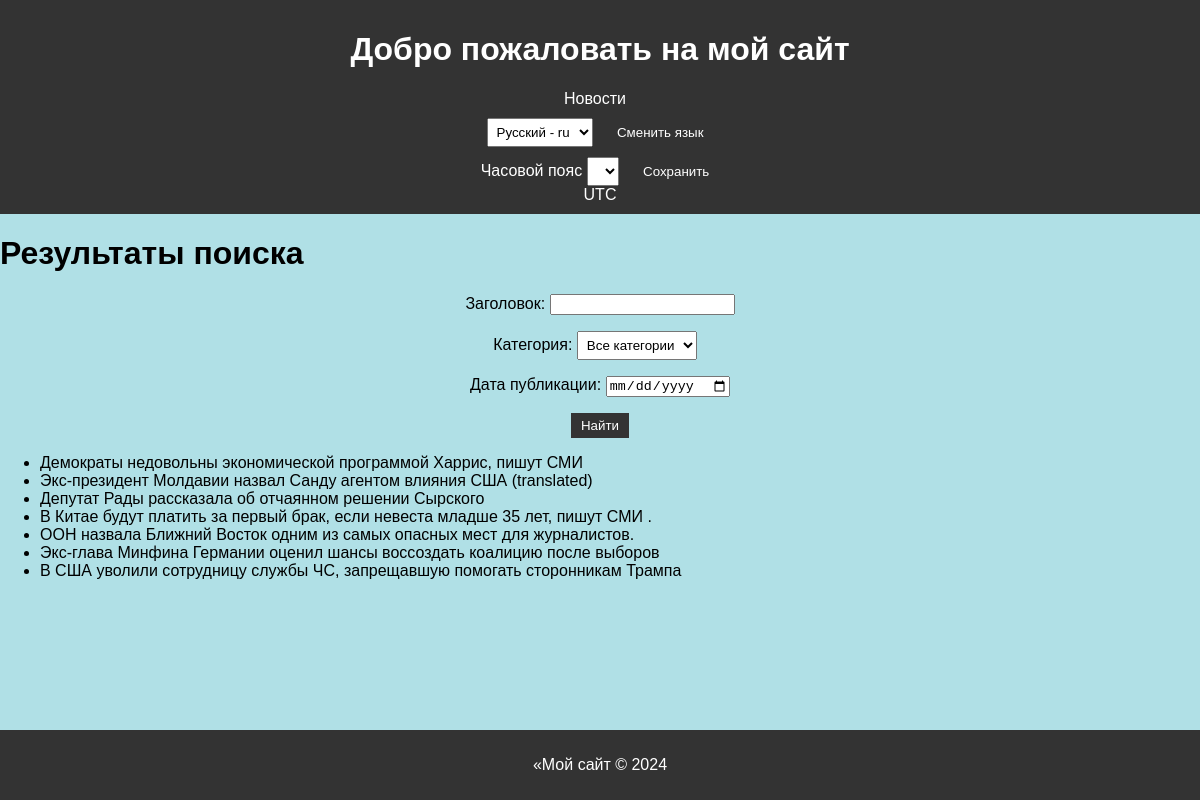
The app's page /news/search/ with its own data.
### newsapp/models.py (models this page shows, shortened)
class Post(models.Model):
    ARTICLE = 'AR'
    NEWS = 'NW'
    CATEGORY_CHOICES = (
        (ARTICLE, _('Article')),
        (NEWS, _('News')),
    )
    author = models.ForeignKey(Author, on_delete=models.CASCADE, null=True, blank=True)
    category_type = models.CharField(max_length=2, choices=CATEGORY_CHOICES, default=ARTICLE, help_text=_('Post type'))
    created_at = models.DateTimeField(auto_now_add=True, verbose_name=_('Created at'))
    categories = models.ManyToManyField(Category, through='PostCategory', related_name='posts', through_fields=('post', 'category'))
    title = models.CharField(max_length=255, verbose_name=_('Title'))
    text = models.TextField(verbose_name=_('Text'))
    rating = models.IntegerField(default=0)
    is_active = models.BooleanField(default=True)

### newsapp/views.py (the view)
# urls.py: path('news/search/', views.search, name='news_search'),
def search(request):
    filterset = PostFilter(request.GET, queryset=Post.objects.all())
    return render(request, 'newsapp/news_search.html', {'filterset': filterset})

### newsapp/templates/newsapp/news_search.html
{% extends "default.html" %}
{% load i18n %}
{% block content %}
    <h1>{% trans "Результаты поиска" %}</h1>
    <div style="text-align: center">
    <form action="" method="get">
        {{ filterset.form.as_p }}
        <input type="submit" value="{% trans "Найти" %}" />
    </form>
    </div>
    <ul>
        {% for post in filterset.qs %}
            <li>{{ post.title }}</li>
        {% endfor %}
    </ul>
{% endblock content %}

### newsapp/static/css/styles.css (style rules this page uses)
body { font-family: Arial, sans-serif; margin: 0; padding: 0; }
body.light-theme { background-color: powderblue; }
form { margin-top: 10px; text-align: center; }
form select { padding: 5px; margin-right: 10px; }
form input[type="submit"] { padding: 5px 10px; background-color: #333; color: #fff; border: none; cursor: pointer; }

### records on screen
Post: title "Демократы недовольны экономической программой Харрис, пишут СМИ"
Post: title "Экс-президент Молдавии назвал Санду агентом влияния США (translated)"
Post: title "Депутат Рады рассказала об отчаянном решении Сырского"
Post: title "В Китае будут платить за первый брак, если невеста младше 35 лет, пишут СМИ ."
Post: title "ООН назвала Ближний Восток одним из самых опасных мест для журналистов."
Post: title "Экс-глава Минфина Германии оценил шансы воссоздать коалицию после выборов"
Post: title "В США уволили сотрудницу службы ЧС, запрещавшую помогать сторонникам Трампа"

### other values on screen
{{ TIME_ZONE }} "UTC"
form field language "Русский - ru"
